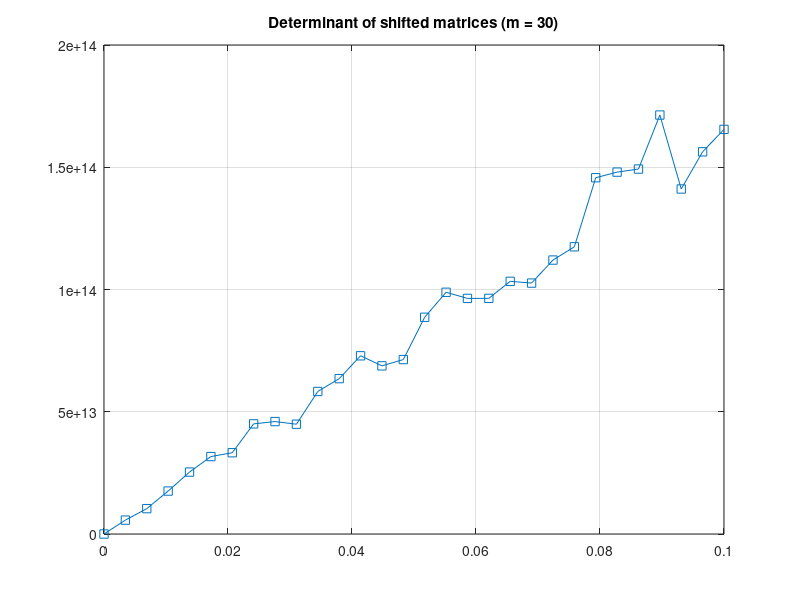

This figure's MATLAB source: (Note: this script raises an error after producing the figure.)
%% Code challenge from video 93

clear, clc

%% Determinant of shifted matrices

% generate a square random matrix (30x30); impose linear dependencies
m = 30;

% shift the matrix for 0:0.1 times the size of the matrix
lambda = linspace(0,0.1,m);

% compute the determinant (just the absolute value); repeat 1000 times for
% each shifting parameter and take the average of the abs(det)
det_M = zeros(1,m);

for i = 1:length(lambda)
    tempdet_M = zeros(1,1000);
    for j = 1:1000
        M = randn(m);
        M(2,:) = M(1,:);
        M = M + eye(m)*lambda(i);
        tempdet_M(j) = abs(det(M));
    end
    det_M(i) = mean(tempdet_M);
end

%% plot the determinants by the shifting parameter
figure(1), clf
plot(lambda,det_M,'s-');
grid on
title('Determinant of shifted matrices (m = 30)')
subtitle('Shifting parameter: \lambda = linspace(0,0.1,m)')
xlabel('\lambda parameter')
ylabel('Determinant abs(value)')

% so basically as you shift more and more the determinant increases
